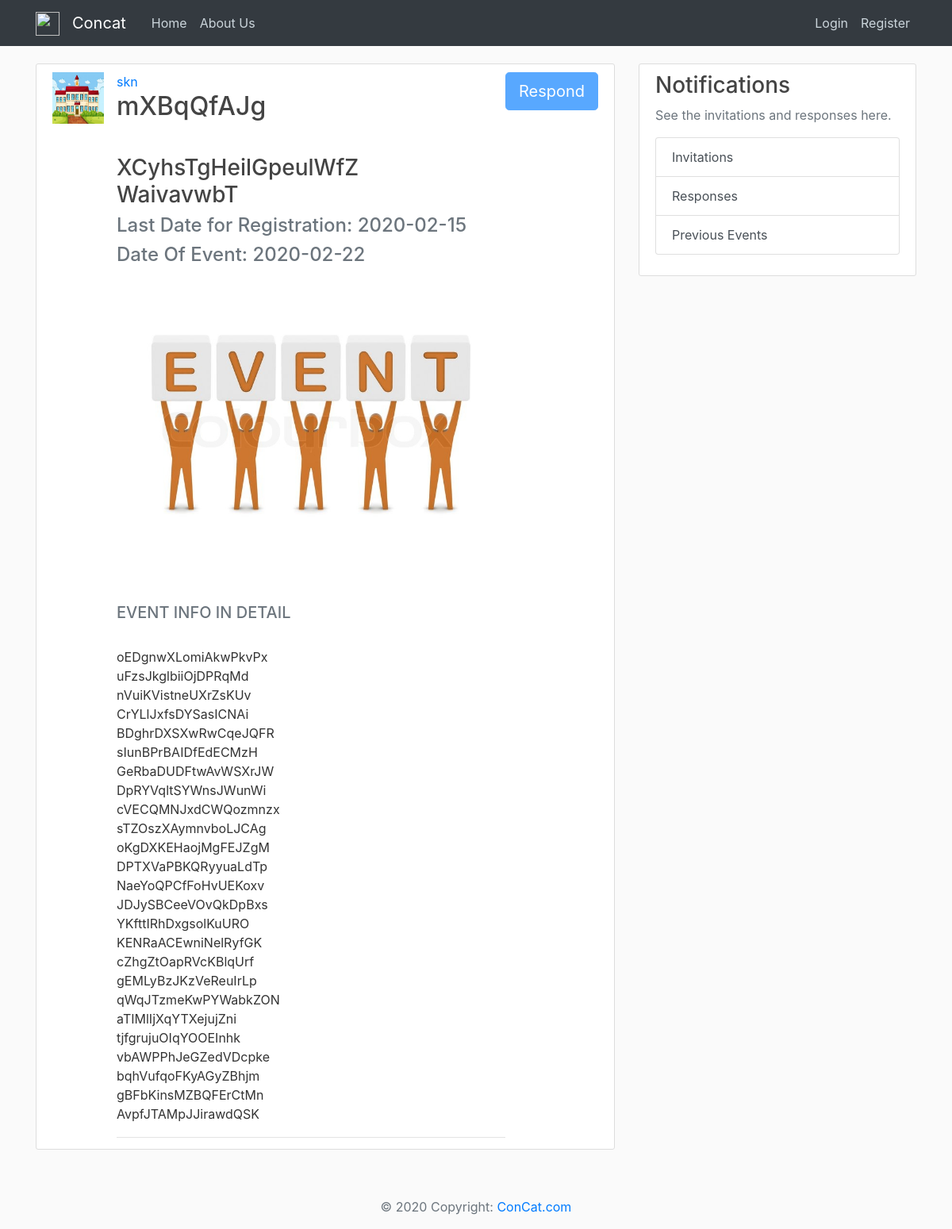
Screenshot of /event/2 with the database file from the repository.
### FlaskApp/models.py (models this page shows, shortened)
class Institute(db.Model , UserMixin):
	id = db.Column(db.Integer , primary_key = True)
	ins_name = db.Column(db.String(70),unique = True,nullable = False)
	admin_name = db.Column(db.String(50),nullable = False)
	address = db.Column(db.String(100),nullable=False)
	mobile_no = db.Column(db.Integer,unique = True,nullable=False)
	no_of_students = db.Column(db.Integer,nullable=False)
	no_of_staff = db.Column(db.Integer,nullable=False)
	email = db.Column(db.String(120),unique = True,nullable = False)
	password = db.Column(db.String(60),nullable=False)
	scope = db.Column(db.String(200),nullable=False)
	ins_img = db.Column(db.String(20), default='default.jpg')
	posts = db.relationship('Event',backref='host',lazy=True)

class Event(db.Model):
	id = db.Column(db.Integer , primary_key = True)
	title = db.Column(db.String(70),nullable = False)
	short_disc = db.Column(db.String(150),nullable = False)
	long_disc = db.Column(db.String(2000),nullable=False)
	poster = db.Column(db.String(20), default='default.jpg')
	reg_last_date = db.Column(db.DateTime , nullable=False)
	event_date = db.Column(db.DateTime , nullable=False)
	ins_id = db.Column(db.Integer,db.ForeignKey('institute.id'),nullable=False)

### FlaskApp/routes.py (the view)
@app.route("/event/<int:event_id>")
def event(event_id):
		event = Event.query.get_or_404(event_id)
		return render_template('event.html',title=event.title , event = event)

### FlaskApp/templates/event.html
{% extends "layout.html" %}
{% block content %}
<article class="media content-section">
  <img class = "rounded_circle article-img" src="{{ url_for('static' , filename = 'ins_profiles/'+event.host.ins_img) }} ">
  <div class="media-body">
    <div class="article-metadata">
      <a class="mr-2" href="{{ url_for('institute_info' , ins_id = event.host.id ) }}">{{ event.host.ins_name }}</a>
    <h2 class="article-title">{{ event.title }}</h2>
    <h3 class="article-content">{{ event.short_disc }}</h3>
    <h4 class="text-muted">Last Date for Registration: {{ event.reg_last_date.strftime('%Y-%m-%d') }}</h4>
    <h4 class="text-muted">Date Of Event: {{ event.event_date.strftime('%Y-%m-%d') }}</h4>
    <figure class="figure">
    <img src="{{ url_for('static',filename='event_posters/'+event.poster) }}" class="figure-img img-fluid rounded">
    </figure>
    <h5 class="text-muted">EVENT INFO IN DETAIL</h5>
    <p class="article-content">{{ event.long_disc }}</p>
    </div>
  </div>
  {% if current_user.is_authenticated %}
  <a href="{{ url_for('response') }}" class="btn btn-primary btn-lg active" role="button" aria-pressed="true">Respond</a>
  {% else %}
  <a href="#" class="btn btn-primary btn-lg disabled" role="button" aria-pressed="true">Respond</a>
  {% endif %}
</article>
{% endblock content %}

### FlaskApp/static/main.css (style rules this page uses)
body { background: #fafafa; color: #333333; margin-top: 5rem; }
h1, h2, h3, h4, h5, h6 { color: #444444; }
.content-section { background: #ffffff; padding: 10px 20px; border: 1px solid #dddddd; border-radius: 3px; margin-bottom: 20px; }
.article-title { color: #444444; }
.article-content { white-space: pre-line; }
.article-img { height: 65px; width: 65px; margin-right: 16px; }
.article-metadata { padding-bottom: 1px; margin-bottom: 4px; border-bottom: 1px solid #e3e3e3 }

### rows the page displays
Institute: ins_img (placeholder picture), host.ins_name "skn"
Event: title "mXBqQfAJg", short_disc "XCyhsTgHeilGpeulWfZ WaivavwbT", reg_last_date "2020-02-15", event_date "2020-02-22", poster (placeholder picture), long_disc "oEDgnwXLomiAkwPkvPx uFzsJkglbiiOjDPRqMd nVuiKVistneUXrZsKUv CrYLlJxfsDYSasICNAi BDghrDXSXwRwCqeJQFR sIunBPrBAIDfEdECMzH GeRbaDUDFtwAvWSXrJW DpRYVqltSYWnsJWunWi cVECQMNJxdCWQozmnzx sTZOszXAymnvboLJCAg oKgDXKEHaojMgFEJZgM DPTXVaPBKQRyyuaLdTp NaeYoQPCfFoHvUEKoxv JDJySBCeeVOvQkDpBxs YKfttIRhDxgsolKuURO KENRaACEwniNelRyfGK cZhgZtOapRVcKBlqUrf gEMLyBzJKzVeReuIrLp qWqJTzmeKwPYWabkZON aTIMlIjXqYTXejujZni tjfgrujuOIqYOOEInhk vbAWPPhJeGZedVDcpke bqhVufqoFKyAGyZBhjm gBFbKinsMZBQFErCtMn AvpfJTAMpJJirawdQSK"
